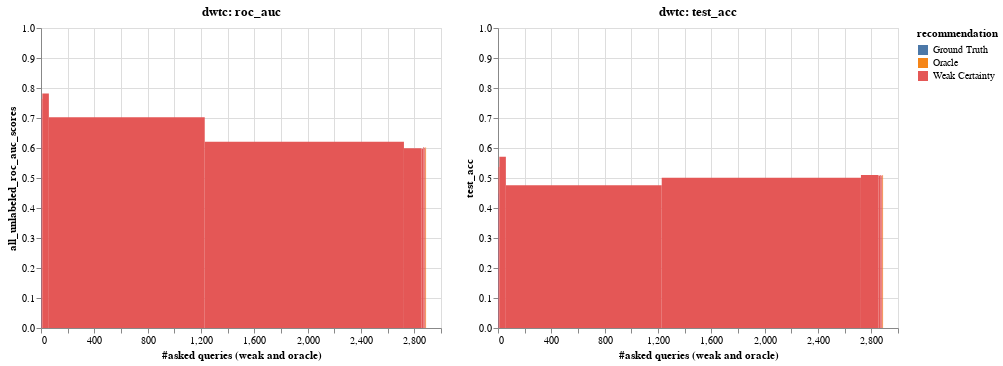

Notebook cell for this chart:
### Code cell
pre_fetch_data(2)
visualise_top_n(2)

### Figure 1 — Vega-Lite specification as saved in the notebook (floating-point values rounded to 4 significant figures)
{"config": {"view": {"continuousWidth": 400, "continuousHeight": 300}}, "vconcat": [{"hconcat": [{"mark": "rect", "encoding": {"color": {"type": "nominal", "field": "recommendation", "scale": {"scheme": "tableau10"}}, "tooltip": [{"type": "quantitative", "field": "iteration"}, {"type": "quantitative", "field": "f1"}, {"type": "quantitative", "field": "test_acc"}, {"type": "quantitative", "field": "all_unlabeled_roc_auc_scores"}, {"type": "quantitative", "field": "query_strong_accuracy_list"}, {"type": "quantitative", "field": "query_length"}, {"type": "nominal", "field": "recommendation"}], "x": {"type": "quantitative", "field": "asked_queries_end", "title": "#asked queries (weak and oracle)"}, "x2": {"field": "asked_queries"}, "y": {"type": "quantitative", "field": "all_unlabeled_roc_auc_scores", "scale": {"domain": [0, 1]}}}, "selection": {"selector003": {"type": "interval", "bind": "scales", "encodings": ["x", "y"]}}, "title": "dwtc: roc_auc"}, {"mark": "rect", "encoding": {"color": {"type": "nominal", "field": "recommendation", "scale": {"scheme": "tableau10"}}, "tooltip": [{"type": "quantitative", "field": "iteration"}, {"type": "quantitative", "field": "f1"}, {"type": "quantitative", "field": "test_acc"}, {"type": "quantitative", "field": "all_unlabeled_roc_auc_scores"}, {"type": "quantitative", "field": "query_strong_accuracy_list"}, {"type": "quantitative", "field": "query_length"}, {"type": "nominal", "field": "recommendation"}], "x": {"type": "quantitative", "field": "asked_queries_end", "title": "#asked queries (weak and oracle)"}, "x2": {"field": "asked_queries"}, "y": {"type": "quantitative", "field": "test_acc", "scale": {"domain": [0, 1]}}}, "selection": {"selector003": {"type": "interval", "bind": "scales", "encodings": ["x", "y"]}}, "title": "dwtc: test_acc"}]}], "data": {"name": "data-fc426b8456dc9bf484e2361a306634e3"}, "$schema": "https://vega.github.io/schema/vega-lite/v4.8.1.json", "datasets": {"data-fc426b8456dc9bf484e2361a306634e3": [{"iteration": 0, "all_unlabeled_roc_auc_scores": 0.7285, "query_length": 4, "recommendation": "Ground Truth", "query_strong_accuracy_list": null, "f1": 0.439, "test_acc": 0.4476, "asked_queries": 4, "asked_queries_end": 0}, {"iteration": 1, "all_unlabeled_roc_auc_scores": 0.7631, "query_length": 6, "recommendation": "Weak Certainty", "query_strong_accuracy_list": 1.0, "f1": 0.5314, "test_acc": 0.5367, "asked_queries": 10, "asked_queries_end": 4}, {"iteration": 2, "all_unlabeled_roc_auc_scores": 0.7815, "query_length": 49, "recommendation": "Weak Certainty", "query_strong_accuracy_list": 0.9592, "f1": 0.5289, "test_acc": 0.571, "asked_queries": 59, "asked_queries_end": 10}, {"iteration": 3, "all_unlabeled_roc_auc_scores": 0.7029, "query_length": 1169, "recommendation": "Weak Certainty", "query_strong_accuracy_list": 0.71, "f1": 0.3993, "test_acc": 0.4759, "asked_queries": 1228, "asked_queries_end": 59}, {"iteration": 4, "all_unlabeled_roc_auc_scores": 0.6209, "query_length": 1494, "recommendation": "Weak Certainty", "query_strong_accuracy_list": 0.3956, "f1": 0.4214, "test_acc": 0.5011, "asked_queries": 2722, "asked_queries_end": 1228}, {"iteration": 5, "all_unlabeled_roc_auc_scores": 0.5994, "query_length": 131, "recommendation": "Weak Certainty", "query_strong_accuracy_list": 0.2977, "f1": 0.4309, "test_acc": 0.5099, "asked_queries": 2853, "asked_queries_end": 2722}, {"iteration": 6, "all_unlabeled_roc_auc_scores": 0.5977, "query_length": 15, "recommendation": "Weak Certainty", "query_strong_accuracy_list": 0.2, "f1": 0.4288, "test_acc": 0.5081, "asked_queries": 2868, "asked_queries_end": 2853}, {"iteration": 7, "all_unlabeled_roc_auc_scores": 0.6034, "query_length": 6, "recommendation": "Weak Certainty", "query_strong_accuracy_list": 0.0, "f1": 0.43, "test_acc": 0.5102, "asked_queries": 2874, "asked_queries_end": 2868}, {"iteration": 8, "all_unlabeled_roc_auc_scores": 0.5999, "query_length": 4, "recommendation": "Weak Certainty", "query_strong_accuracy_list": 0.75, "f1": 0.4269, "test_acc": 0.5067, "asked_queries": 2878, "asked_queries_end": 2874}, {"iteration": 9, "all_unlabeled_roc_auc_scores": 0.599, "query_length": 3, "recommendation": "Weak Certainty", "query_strong_accuracy_list": 0.3333, "f1": 0.4279, "test_acc": 0.5079, "asked_queries": 2881, "asked_queries_end": 2878}, {"iteration": 10, "all_unlabeled_roc_auc_scores": 0.597, "query_length": 3, "recommendation": "Weak Certainty", "query_strong_accuracy_list": 0.6667, "f1": 0.4292, "test_acc": 0.5095, "asked_queries": 2884, "asked_queries_end": 2881}, {"iteration": 11, "all_unlabeled_roc_auc_scores": 0.6028, "query_length": 4, "recommendation": "Oracle", "query_strong_accuracy_list": null, "f1": 0.4288, "test_acc": 0.5088, "asked_queries": 2888, "asked_queries_end": 2884}]}}
